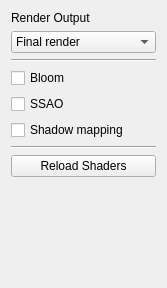
<?xml version="1.0" encoding="UTF-8"?>
<ui version="4.0">
 <class>Rendering</class>
 <widget class="QWidget" name="Rendering">
  <property name="geometry">
   <rect>
    <x>0</x>
    <y>0</y>
    <width>167</width>
    <height>282</height>
   </rect>
  </property>
  <property name="windowTitle">
   <string>Form</string>
  </property>
  <layout class="QVBoxLayout" name="verticalLayout">
   <item>
    <widget class="QLabel" name="label">
     <property name="text">
      <string>Render Output</string>
     </property>
    </widget>
   </item>
   <item>
    <widget class="QComboBox" name="RendererCombo">
     <property name="currentText">
      <string>Final render</string>
     </property>
     <item>
      <property name="text">
       <string>Final render</string>
      </property>
     </item>
    </widget>
   </item>
   <item>
    <widget class="Line" name="line">
     <property name="orientation">
      <enum>Qt::Horizontal</enum>
     </property>
    </widget>
   </item>
   <item>
    <widget class="QCheckBox" name="BloomCheck">
     <property name="text">
      <string>Bloom</string>
     </property>
    </widget>
   </item>
   <item>
    <widget class="QCheckBox" name="SSAOcheckbox">
     <property name="text">
      <string>SSAO</string>
     </property>
    </widget>
   </item>
   <item>
    <widget class="QCheckBox" name="ShadowMapping">
     <property name="text">
      <string>Shadow mapping</string>
     </property>
    </widget>
   </item>
   <item>
    <widget class="Line" name="line_2">
     <property name="orientation">
      <enum>Qt::Horizontal</enum>
     </property>
    </widget>
   </item>
   <item>
    <widget class="QPushButton" name="ReloadShadersbutton">
     <property name="text">
      <string>Reload Shaders</string>
     </property>
    </widget>
   </item>
   <item>
    <spacer name="verticalSpacer">
     <property name="orientation">
      <enum>Qt::Vertical</enum>
     </property>
     <property name="sizeType">
      <enum>QSizePolicy::Fixed</enum>
     </property>
     <property name="sizeHint" stdset="0">
      <size>
       <width>20</width>
       <height>100</height>
      </size>
     </property>
    </spacer>
   </item>
  </layout>
 </widget>
 <resources/>
 <connections/>
</ui>
